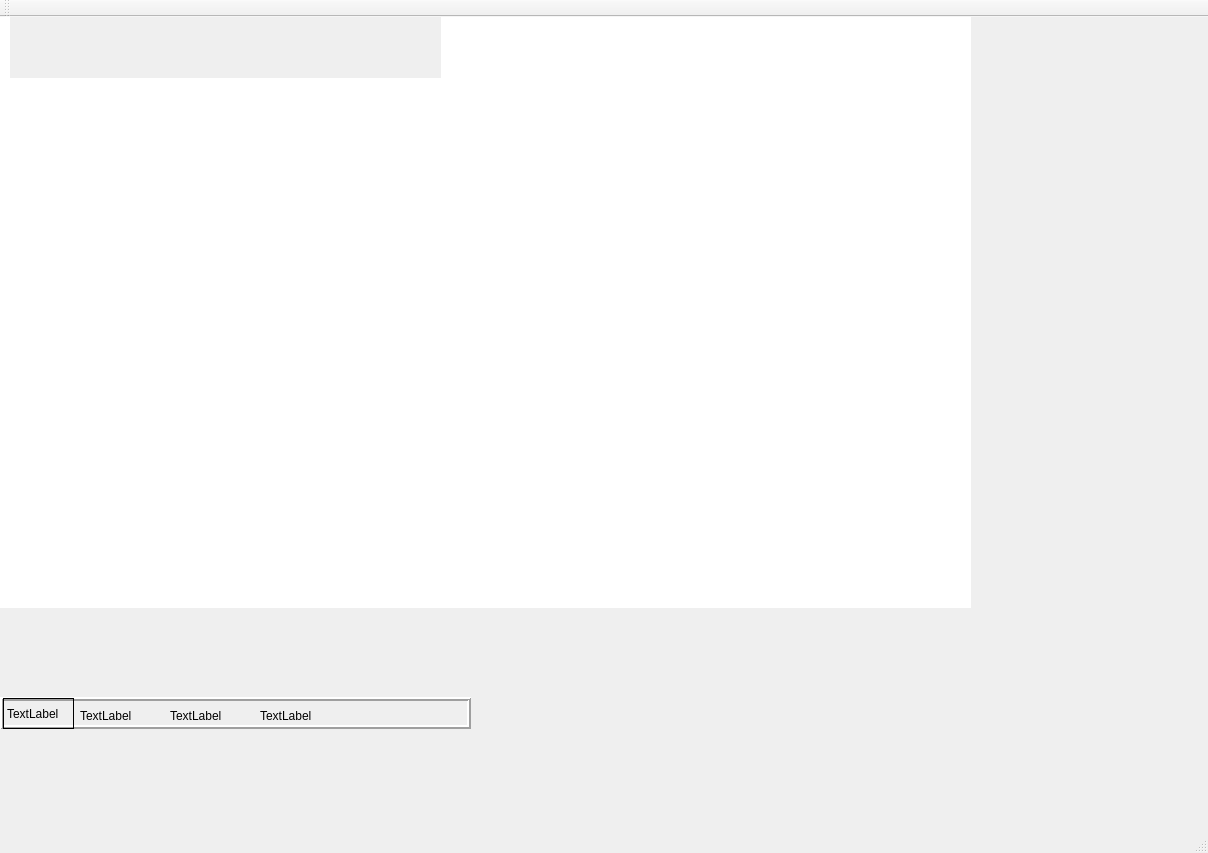
<?xml version="1.0" encoding="UTF-8"?>
<ui version="4.0">
 <class>MainWindow</class>
 <widget class="QMainWindow" name="MainWindow">
  <property name="windowModality">
   <enum>Qt::ApplicationModal</enum>
  </property>
  <property name="geometry">
   <rect>
    <x>0</x>
    <y>0</y>
    <width>1208</width>
    <height>853</height>
   </rect>
  </property>
  <property name="windowTitle">
   <string>MainWindow</string>
  </property>
  <widget class="QWidget" name="centralWidget">
   <widget class="QGraphicsView" name="mainImage">
    <property name="geometry">
     <rect>
      <x>0</x>
      <y>0</y>
      <width>971</width>
      <height>591</height>
     </rect>
    </property>
    <property name="frameShape">
     <enum>QFrame::NoFrame</enum>
    </property>
    <property name="frameShadow">
     <enum>QFrame::Plain</enum>
    </property>
    <property name="verticalScrollBarPolicy">
     <enum>Qt::ScrollBarAsNeeded</enum>
    </property>
    <property name="horizontalScrollBarPolicy">
     <enum>Qt::ScrollBarAsNeeded</enum>
    </property>
    <property name="dragMode">
     <enum>QGraphicsView::ScrollHandDrag</enum>
    </property>
    <property name="viewportUpdateMode">
     <enum>QGraphicsView::SmartViewportUpdate</enum>
    </property>
   </widget>
   <widget class="QLabel" name="label">
    <property name="geometry">
     <rect>
      <x>40</x>
      <y>10</y>
      <width>171</width>
      <height>111</height>
     </rect>
    </property>
    <property name="frameShape">
     <enum>QFrame::NoFrame</enum>
    </property>
    <property name="lineWidth">
     <number>0</number>
    </property>
    <property name="text">
     <string/>
    </property>
    <property name="margin">
     <number>0</number>
    </property>
   </widget>
   <widget class="QLabel" name="info">
    <property name="geometry">
     <rect>
      <x>10</x>
      <y>0</y>
      <width>431</width>
      <height>61</height>
     </rect>
    </property>
    <property name="sizePolicy">
     <sizepolicy hsizetype="MinimumExpanding" vsizetype="MinimumExpanding">
      <horstretch>0</horstretch>
      <verstretch>0</verstretch>
     </sizepolicy>
    </property>
    <property name="font">
     <font>
      <weight>75</weight>
      <bold>true</bold>
     </font>
    </property>
    <property name="autoFillBackground">
     <bool>true</bool>
    </property>
    <property name="lineWidth">
     <number>0</number>
    </property>
    <property name="text">
     <string/>
    </property>
    <property name="scaledContents">
     <bool>true</bool>
    </property>
    <property name="wordWrap">
     <bool>true</bool>
    </property>
   </widget>
   <widget class="QFrame" name="frame">
    <property name="geometry">
     <rect>
      <x>0</x>
      <y>680</y>
      <width>471</width>
      <height>32</height>
     </rect>
    </property>
    <property name="frameShape">
     <enum>QFrame::Box</enum>
    </property>
    <property name="frameShadow">
     <enum>QFrame::Raised</enum>
    </property>
    <property name="lineWidth">
     <number>2</number>
    </property>
    <widget class="QLabel" name="sequence">
     <property name="geometry">
      <rect>
       <x>3</x>
       <y>1</y>
       <width>71</width>
       <height>31</height>
      </rect>
     </property>
     <property name="frameShape">
      <enum>QFrame::Box</enum>
     </property>
     <property name="text">
      <string>TextLabel</string>
     </property>
    </widget>
    <widget class="QLabel" name="sizeLbl">
     <property name="geometry">
      <rect>
       <x>80</x>
       <y>10</y>
       <width>54</width>
       <height>17</height>
      </rect>
     </property>
     <property name="text">
      <string>TextLabel</string>
     </property>
    </widget>
    <widget class="QLabel" name="nameLbl">
     <property name="geometry">
      <rect>
       <x>170</x>
       <y>10</y>
       <width>54</width>
       <height>17</height>
      </rect>
     </property>
     <property name="text">
      <string>TextLabel</string>
     </property>
    </widget>
    <widget class="QLabel" name="dateLbl">
     <property name="geometry">
      <rect>
       <x>260</x>
       <y>10</y>
       <width>54</width>
       <height>17</height>
      </rect>
     </property>
     <property name="text">
      <string>TextLabel</string>
     </property>
    </widget>
   </widget>
   <zorder>frame</zorder>
   <zorder>mainImage</zorder>
   <zorder>label</zorder>
   <zorder>info</zorder>
  </widget>
  <widget class="QMenuBar" name="menuBar">
   <property name="geometry">
    <rect>
     <x>0</x>
     <y>0</y>
     <width>1208</width>
     <height>22</height>
    </rect>
   </property>
  </widget>
  <widget class="QToolBar" name="mainToolBar">
   <property name="enabled">
    <bool>false</bool>
   </property>
   <attribute name="toolBarArea">
    <enum>TopToolBarArea</enum>
   </attribute>
   <attribute name="toolBarBreak">
    <bool>false</bool>
   </attribute>
  </widget>
  <widget class="QStatusBar" name="statusBar"/>
 </widget>
 <layoutdefault spacing="6" margin="11"/>
 <resources/>
 <connections/>
</ui>
